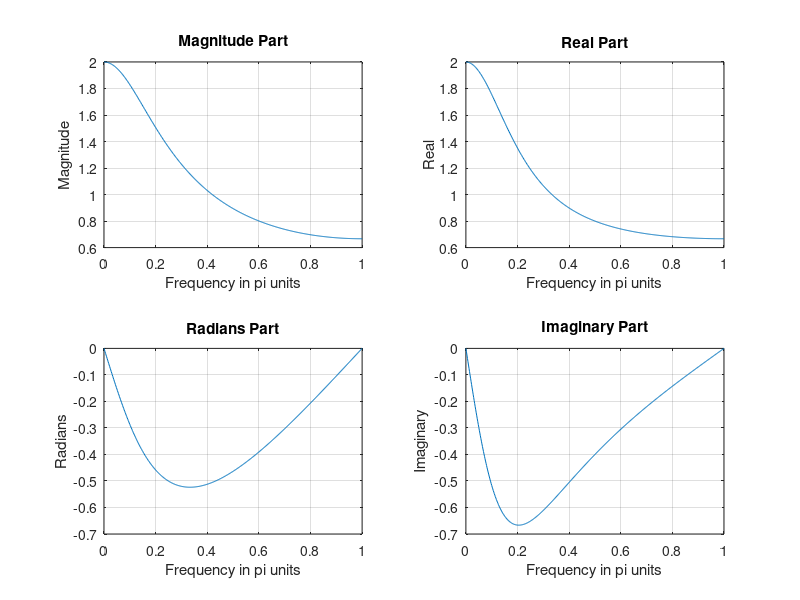

Source code (MATLAB):
w = [0:1:500]*pi/500;
X = exp(j*w)./(exp(j*w) - 0.5*ones(1,501));

realX = real(X);imagX = imag(X);
magX = abs(X);angX = angle(X);

subplot(2,2,1);plot(w/pi,magX);grid
xlabel('Frequency in pi units');ylabel('Magnitude');title('Magnitude Part');
subplot(2,2,3);plot(w/pi,angX);grid
xlabel('Frequency in pi units');ylabel('Radians');title('Radians Part');

subplot(2,2,2);plot(w/pi,realX);grid
xlabel('Frequency in pi units');ylabel('Real');title('Real Part');
subplot(2,2,4);plot(w/pi,imagX);grid
xlabel('Frequency in pi units');ylabel('Imaginary');title('Imaginary Part');
